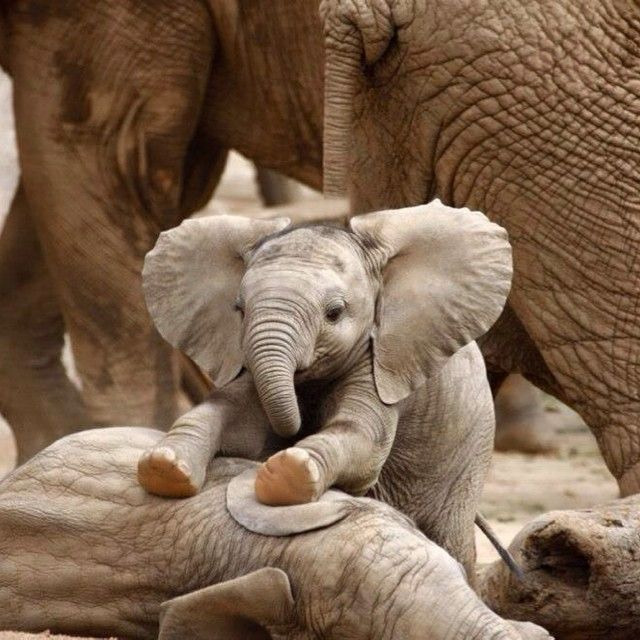
#> input picture Bilateral Filtering/babyelephant.jpg, 640 x 640 px
$ python bilateral_nanda.py
#> lines starting #> are read from the running program, lines starting #| are printed output that depends on the picture

import rawpy
import imageio
import cv2
import os
import matplotlib.pyplot as plt
import math

import numpy as np
from glob import glob
import numpy as np

##################### Bilateral Filtering #####################################

################## 3.1 #########################
input_image= cv2.imread("babyelephant.jpg")
#> input_image is the input picture: shape (640, 640, 3); mean B, G, R 78, 99.1, 124.2
Gaussian_Blur=cv2.GaussianBlur(input_image,(3,3),0)
cv2.imwrite("Gaussian_blur.png",Gaussian_Blur)


################## 3.2 #########################

#Split the image into 3 channels
b,g,r= cv2.split(input_image)# wrong ly done as rgb by nanda
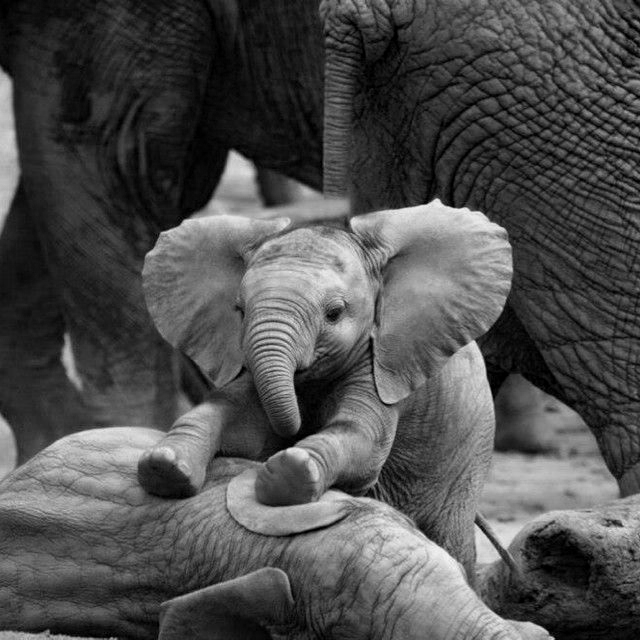
#> b: shape (640, 640); min 0, max 246, mean 78
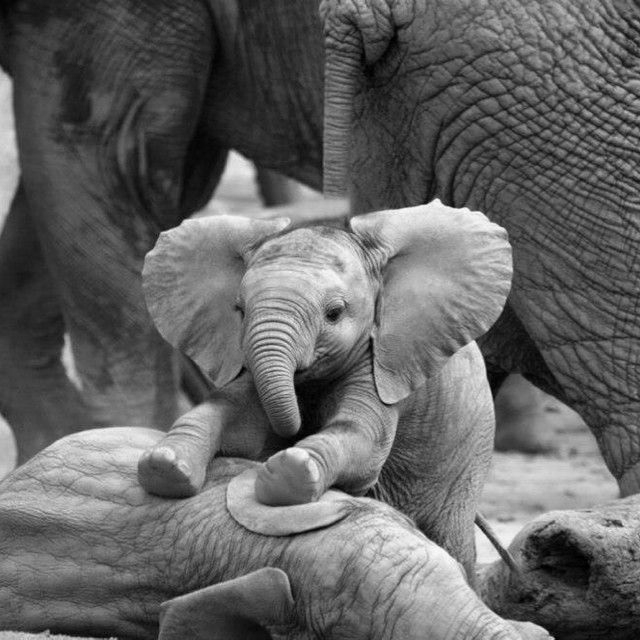
#> g: shape (640, 640); min 0, max 254, mean 99.1
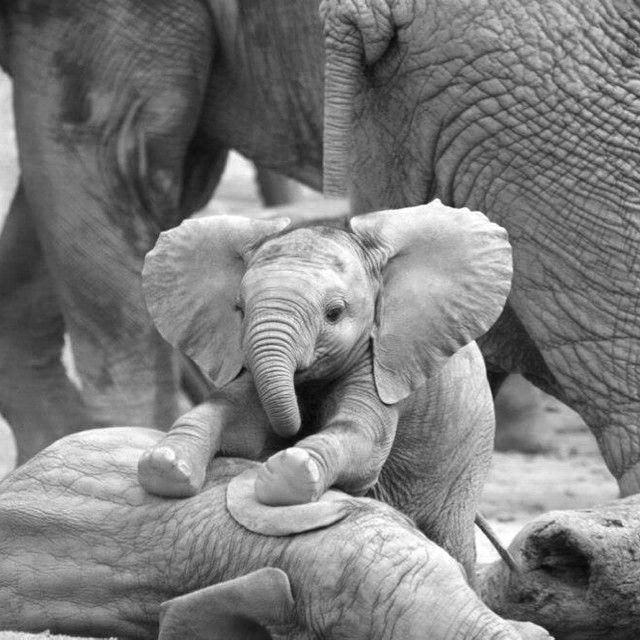
#> r: shape (640, 640); min 4, max 255, mean 124.2
b= np.float32(b)
g=np.float32(g)
r=np.float32(r)
sig=50.0
gam=50.0
Bilateral_image= np.zeros((640,640,3))
#w1=np.zeros((5,5))
#w2=np.zeros((5,5))
#w3=np.zeros((5,5))
for q in range (2,638):
    for w in range (2,638):
        wr=0.0
        wg=0.0
        wb=0.0
        Norm_r =0.0
        Norm_g =0.0
        Norm_b =0.0
        for e in range (q-2,q+2):
            for  t in range (w-2,w+2):
                 #Red Channel
                 wr=(1/(2*math.pi*pow(sig,2)))*(np.exp(-((q-e)**2+(w-t)**2)/(2.0*(sig**2))))*(np.exp(-((r[q,w]-r[e,t])**2)/(2.0*(gam**2))))
                 Bilateral_image[q,w,0]= Bilateral_image[q,w,0]+r[e,t]*wr
                 Norm_r=Norm_r+wr
                 #Green Channel
                 wg=(1/(2*math.pi*pow(sig,2)))*(np.exp(-((q-e)**2+(w-t)**2)/(2.0*(sig**2))))*(np.exp(-((g[q,w]-g[e,t])**2)/(2.0*(gam**2))))
                 Bilateral_image[q,w,1]= Bilateral_image[q,w,1]+g[e,t]*wg
                 Norm_g=Norm_g+wg
                 #Blue Channel
                 wb=(1/(2*math.pi*pow(sig,2)))*(np.exp(-((q-e)**2+(w-t)**2)/(2.0*(sig**2))))*(np.exp(-((b[q,w]-b[e,t])**2)/(2.0*(gam**2))))
                 Bilateral_image[q,w,2]= Bilateral_image[q,w,2]+b[e,t]*wb
#> (the run stopped early here; a loop or call above may not have finished)
